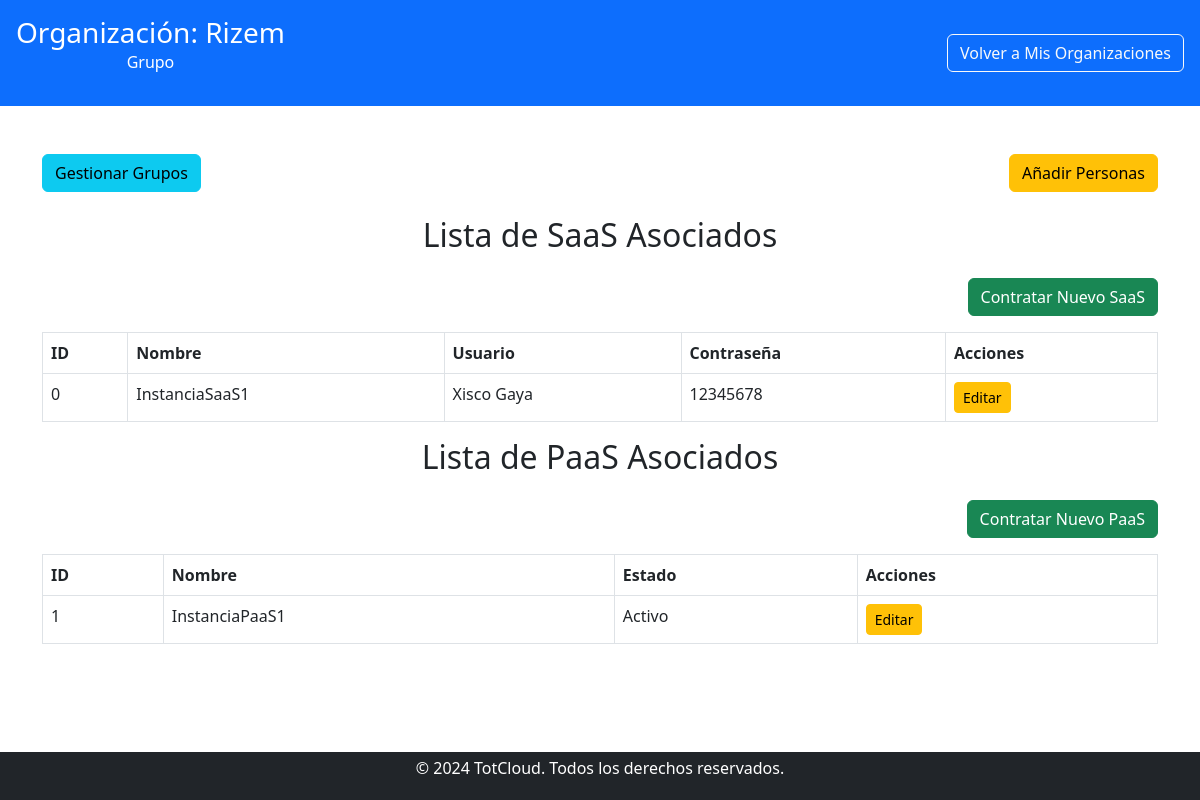
Page /usuario/organizaciones/ver_organizacion.php?id=5 (signed in) on the committed database.
### tables this page shows
CREATE TABLE `organizacion` (
  `idOrganizacion` int(11) NOT NULL,
  `Nombre` varchar(100) NOT NULL,
  `Descripcion` text DEFAULT NULL,
  `idCreador` int(11) DEFAULT NULL
);

CREATE TABLE `saas` (
  `idSaaS` int(11) NOT NULL,
  `Nombre` varchar(100) NOT NULL,
  `Usuario` varchar(50) DEFAULT NULL,
  `Contraseña` varchar(255) DEFAULT NULL,
  `idPaaS` int(11) DEFAULT NULL,
  `idMotor` int(11) DEFAULT NULL
);

CREATE TABLE `paas` (
  `idPaaS` int(11) NOT NULL,
  `Nombre` varchar(100) NOT NULL,
  `Estado` varchar(50) NOT NULL,
  `idSO` int(11) DEFAULT NULL
);

### public/usuario/organizaciones/ver_organizacion.php (the view, shortened to what this page needs)
<?php
include '../../../includes/db_connect.php';
$idOrganizacion = intval($_GET['id']);
$user_id = $_SESSION['user_id'];
$query_org = "SELECT * FROM organizacion WHERE idOrganizacion = ?";
$stmt_org = $conn->prepare($query_org);
$stmt_org->bind_param('i', $idOrganizacion);
$stmt_org->execute();
$org = $stmt_org->get_result()->fetch_assoc();
$query_privileges = "
    SELECT DISTINCT p.Nombre
    FROM privilegio p
    JOIN r_grup_priv rgp ON p.idPrivilegio = rgp.idPriv
    JOIN grupo g ON rgp.idGrup = g.idGrupo
    JOIN r_usuario_grupo rug ON rug.idGrupo = g.idGrupo
    WHERE rug.idUsuario = ? AND g.idOrg = ?";
$stmt_privileges = $conn->prepare($query_privileges);
$stmt_privileges->bind_param('ii', $user_id, $idOrganizacion);
$stmt_privileges->execute();
$result_privileges = $stmt_privileges->get_result();
$privileges = [];
while ($privilege = $result_privileges->fetch_assoc()) {
    $privileges[] = $privilege['Nombre'];
}
$query_saas = "
    SELECT s.*
    FROM saas s
    JOIN r_saas_grup rsg ON s.idSaaS = rsg.idSaaS
    JOIN grupo g ON rsg.idGrup = g.idGrupo
    WHERE g.idOrg = ?";
$stmt_saas = $conn->prepare($query_saas);
$stmt_saas->bind_param('i', $idOrganizacion);
$stmt_saas->execute();
$result_saas = $stmt_saas->get_result();
$query_paas = "
    SELECT p.*
    FROM paas p
    JOIN r_paas_grup rpg ON p.idPaaS = rpg.idPaaS
    JOIN grupo g ON rpg.idGrup = g.idGrupo
    WHERE g.idOrg = ?";
$stmt_paas = $conn->prepare($query_paas);
$stmt_paas->bind_param('i', $idOrganizacion);
$stmt_paas->execute();
$result_paas = $stmt_paas->get_result();
?>
<!DOCTYPE html>
<html lang="es">
<head>
    <link href="../../css/estilos.css" rel="stylesheet">
    <link href="https://cdn.jsdelivr.net/npm/bootstrap@5.3.0/dist/css/bootstrap.min.css" rel="stylesheet">
</head>
<body>
    <header class="bg-primary text-white d-flex justify-content-between align-items-center p-3">
        <div>
            <h1 class="h3 mb-0">Organización: <?php echo htmlspecialchars($org['Nombre']); ?></h1>
            <p><?php echo htmlspecialchars($org['Descripcion']); ?></p>
        </div>
        <div>
            <a href="../usuario.php" class="btn btn-outline-light">Volver a Mis Organizaciones</a>
        </div>
    </header>
    <main class="container my-5">
        <div class="d-flex justify-content-between mb-4">
            <?php if (in_array('Gestionar grupos', $privileges)): ?>
                <a href="gestionar_grupos/gestionar_grupos.php?idOrg=<?php echo $idOrganizacion; ?>" class="btn btn-info">Gestionar Grupos</a>
            <?php endif; ?>
            <?php if (in_array('Añadir usuarios', $privileges)): ?>
                <a href="añadir_usuarios/añadir_usuarios.php?idOrg=<?php echo $idOrganizacion; ?>" class="btn btn-warning">Añadir Personas</a>
            <?php endif; ?>
        </div>
        <h2 class="text-center mb-4">Lista de SaaS Asociados</h2>
        <?php if (in_array('Contratar saas', $privileges)): ?>
        <div class="mb-3 text-end">
            <a href="contratar_saas/contratar_saas.php?idOrg=<?php echo $idOrganizacion; ?>" class="btn btn-success">Contratar Nuevo SaaS</a>
        </div>
        <?php endif; ?>
        <?php if ($result_saas->num_rows > 0): ?>
        <table class="table table-bordered">
            <thead>
                <tr>
                    <th>ID</th>
                    <th>Nombre</th>
                    <th>Usuario</th>
                    <th>Contraseña</th>
                    <?php if (in_array('Modificar saas', $privileges)): ?>
                        <th>Acciones</th>
                    <?php endif; ?>
                </tr>
            </thead>
            <tbody>
                <?php while ($saas = $result_saas->fetch_assoc()): ?>
                    <tr>
                        <td><?php echo htmlspecialchars($saas['idSaaS']); ?></td>
                        <td><?php echo htmlspecialchars($saas['Nombre']); ?></td>
                        <td><?php echo htmlspecialchars($saas['Usuario']); ?></td>
                        <td><?php echo htmlspecialchars($saas['Contraseña']); ?></td>
                        <?php if (in_array('Modificar saas', $privileges)): ?>
                        <td>
                            <a href= "modificar_saas.php?id=<?php echo $saas['idSaaS']; ?>" class="btn btn-warning btn-sm">Editar</a>
                        </td>
                        <?php endif; ?>
                    </tr>
                <?php endwhile; ?>
            </tbody>
        </table>
        <?php else: ?>
            <p>No hay SaaS asociados a esta organización.</p>
        <?php endif; ?>
        <h2 class="text-center mb-4">Lista de PaaS Asociados</h2>
        <?php if (in_array('Contratar paas', $privileges)): ?>
        <div class="mb-3 text-end">
            <a href="contratar_paas/contratar_paas.php?idOrg=<?php echo $idOrganizacion; ?>" class="btn btn-success">Contratar Nuevo PaaS</a>
        </div>
        <?php endif; ?>
        <?php if ($result_paas->num_rows > 0): ?>
        <table class="table table-bordered">
            <thead>
                <tr>
                    <th>ID</th>
                    <th>Nombre</th>
                    <th>Estado</th>
                    <?php if (in_array('Modificar paas', $privileges)): ?>
                        <th>Acciones</th>
                    <?php endif; ?>
                </tr>
            </thead>
            <tbody>
                <?php while ($paas = $result_paas->fetch_assoc()): ?>
                    <tr>
                        <td><?php echo htmlspecialchars($paas['idPaaS']); ?></td>
                        <td><?php echo htmlspecialchars($paas['Nombre']); ?></td>
                        <td><?php echo htmlspecialchars($paas['Estado']); ?></td>
                        <?php if (in_array('Modificar paas', $privileges)): ?>
                        <td>
                            <a href="modificar_paas.php?id=<?php echo $paas['idPaaS']; ?>" class="btn btn-warning btn-sm">Editar</a>
                        </td>
                        <?php endif; ?>
                    </tr>
                <?php endwhile; ?>
            </tbody>
        </table>
        <?php else: ?>
            <p>No hay PaaS asociados a esta organización.</p>
        <?php endif; ?>
    </main>
    <?php include '../../../includes/footer.php'; ?>
</body>
</html>

### public/css/estilos.css (style rules this page uses)
body { display: flex; flex-direction: column; min-height: 100vh; margin: 0; }
main { flex: 1; }
header { background-color: #007bff; color: white; padding: 1rem 0; text-align: center; }

### rows in the picture
organizacion: Nombre "Rizem", Descripcion "Grupo"
saas: idSaaS "0", Nombre "InstanciaSaaS1", Usuario "Xisco Gaya", Contraseña "12345678"
paas: idPaaS "1", Nombre "InstanciaPaaS1", Estado "Activo"
